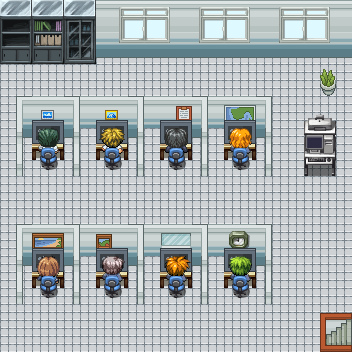

The image is a tile-based game level rendered from a .tmx file. Its description and source (layers, tilesets, objects; grid data summarised) follow:
An orthogonal 22x22 tile map with 16x16 px tiles, 7 tile layers (Fondo, Mesas, CollisionMuros, Capa de patrones 7, ...).

<map version="1.0" orientation="orthogonal" width="22" height="22" tilewidth="16" tileheight="16">
 <tileset firstgid="1" name="Interior" tilewidth="16" tileheight="16">
  <image source="Interior/Interior.png" width="560" height="816" />
 </tileset>
 <layer name="Fondo" width="22" height="22">
  <data>[484 cells, 484 non-empty, 1 distinct tile ids]</data>
 </layer>
 <layer name="Mesas" width="22" height="22">
  <data>[484 cells, 32 non-empty, 4 distinct tile ids]</data>
 </layer>
 <layer name="CollisionMuros" width="22" height="22">
  <data>[484 cells, 182 non-empty, 39 distinct tile ids]</data>
 </layer>
 <layer name="Capa de patrones 7" width="22" height="22">
  <data>[484 cells, 72 non-empty, 48 distinct tile ids]</data>
 </layer>
 <layer name="Ordenadores" width="22" height="22">
  <data>[484 cells, 32 non-empty, 4 distinct tile ids]</data>
 </layer>
 <layer name="Chicos" width="22" height="22">
  <data>[484 cells, 32 non-empty, 32 distinct tile ids]</data>
 </layer>
 <layer name="CollisionSillas" width="22" height="22">
  <data>[484 cells, 40 non-empty, 12 distinct tile ids]</data>
 </layer>
</map>